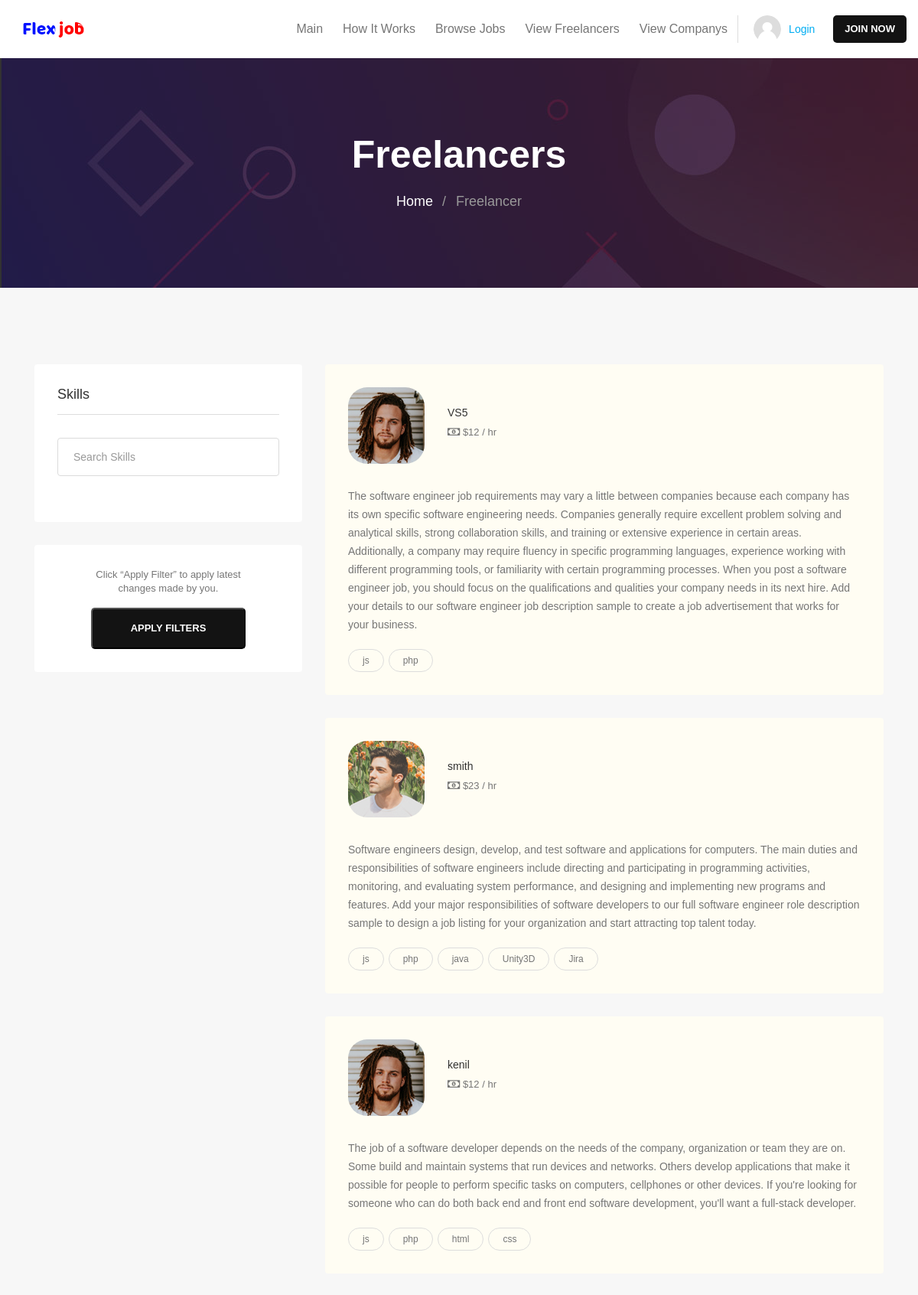
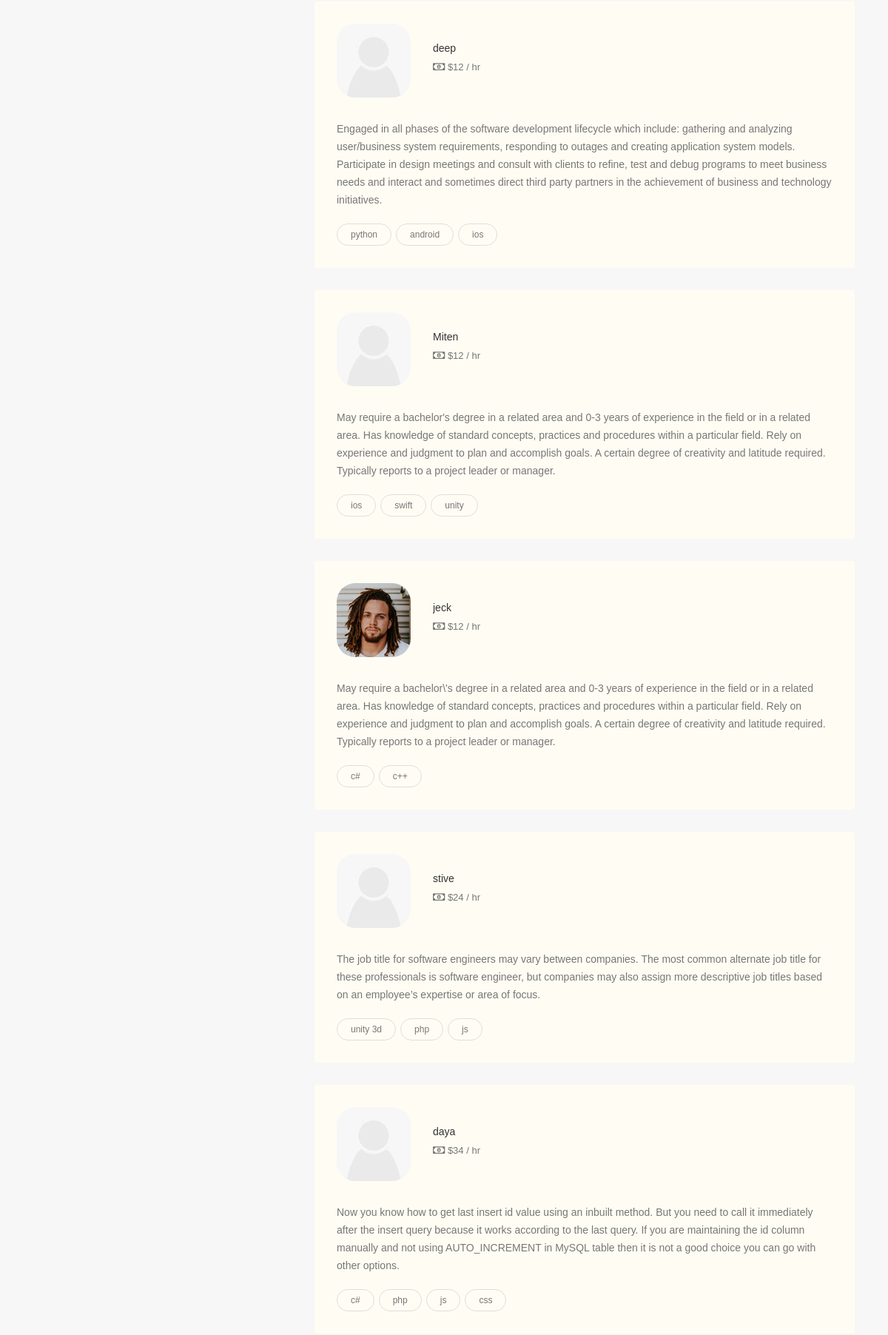
The app's page /userlisting.php (upper part) with its own data (2 pictures, top to bottom).
### tables this page shows
CREATE TABLE `user_tbl` (
  `uid` int(11) NOT NULL,
  `name` varchar(25) NOT NULL,
  `email` varchar(50) NOT NULL,
  `password` varchar(50) NOT NULL,
  `phno` varchar(11) NOT NULL,
  `approve` int(3) DEFAULT 0,
  `skills` varchar(255) DEFAULT NULL,
  `price` int(25) NOT NULL,
  `img` varchar(120) DEFAULT NULL,
  `gender` varchar(8) DEFAULT 'male',
  `description` longtext DEFAULT NULL
);

### selectdata.php (called while the page is built, shortened)
<?php
    function userlist()
    {
            $que="SELECT * FROM `user_tbl`";
            $conn = sets();
            $result = mysqli_query($conn,$que);
            return $result;
    }
?>

### userlisting.php (the view, shortened to what this page needs)
<!doctype html>
	<html class="no-js" lang="">
<head>
	<link rel="stylesheet" href="css/bootstrap.min.css">
	<link rel="stylesheet" href="css/normalize.css">
	<link rel="stylesheet" href="css/scrollbar.css">
	<link rel="stylesheet" href="css/dashboard.css">
	<link rel="stylesheet" href="css/fontawesome/fontawesome-all.css">
	<link rel="stylesheet" href="css/font-awesome.min.css">
	<link rel="stylesheet" href="css/owl.carousel.min.css">
	<link rel="stylesheet" href="css/jquery-ui.css">
	<link rel="stylesheet" href="css/linearicons.css">
	<link rel="stylesheet" href="css/tipso.css">
	<link rel="stylesheet" href="css/chosen.css">
	<link rel="stylesheet" href="css/prettyPhoto.css">
	<link rel="stylesheet" href="css/main.css">
	<link rel="stylesheet" href="css/color.css">
	<link rel="stylesheet" href="css/transitions.css">
	<link rel="stylesheet" href="css/responsive.css">
	<?php require_once('header.php');
	include('selectdata.php');
		$row=userlist();
	?>
</head>
<body class="wt-login">
	<div id="wt-wrapper" class="wt-wrapper wt-haslayout">
		<div class="wt-contentwrapper">
			<div class="wt-haslayout wt-innerbannerholder">
				<div class="container">
					<div class="row justify-content-md-center">
						<div class="col-xs-12 col-sm-12 col-md-8 push-md-2 col-lg-6 push-lg-3">
							<div class="wt-innerbannercontent">
							<div class="wt-title"><h2>Freelancers</h2></div>
							<ol class="wt-breadcrumb">
								<li><a href="index.php">Home</a></li>
								<li class="wt-active">Freelancer</li>
							</ol>
							</div>
						</div>
					</div>
				</div>
			</div>
			<main id="wt-main" class="wt-main wt-haslayout wt-innerbgcolor">
				<div class="wt-main-section wt-haslayout">
					<div class="wt-haslayout">
						<div class="container">
							<div class="row">
								<div id="wt-twocolumns" class="wt-twocolumns wt-haslayout">
									<div class="col-xs-12 col-sm-12 col-md-5 col-lg-5 col-xl-4 float-left">
										<aside id="wt-sidebar" class="wt-sidebar wt-usersidebar">
											<div class="wt-widget wt-effectiveholder">
												<div class="wt-widgettitle">
													<h2>Skills</h2>
												</div>
												<div class="wt-widgetcontent">
													<form action="userlisting.php" class="wt-formtheme wt-formsearch" name="usearch" id="usearch">
														<fieldset>
															<div class="form-group">
																<input type="text" name="searchskills" id="searchskills" class="form-control" placeholder="Search Skills">
															</div>
														</fieldset>
												</div>
											</div>
											<div class="wt-widget wt-applyfilters-holder">
												<div class="wt-widgetcontent">
													<div class="wt-applyfilters">
														<span>Click “Apply Filter” to apply latest<br> changes made by you.</span>
														<input type="submit" id="search" name="search"class="wt-btn" value="Apply Filters">
													</div>
												</div>
											</div>
										</aside>
									</div>
									<div class="col-xs-12 col-sm-12 col-md-7 col-lg-7 col-xl-8 float-left">
										<div class="wt-userlistingholder wt-userlisting wt-haslayout">
										<?php while($result=$row->fetch_assoc()):?>
											<div class="wt-userlistinghold wt-featured">
											<figure class="wt-userlistingimg">
													<img src="<?php if($result["img"]==NULL){echo "images/upload/default.jpg";}else{echo "images/upload/".$result["img"];}?>"
													alt="image description" style="width:155px; height: 100px; border-radius:25%;">
												</figure>
												<div class="wt-userlistingcontent">
													<div class="wt-contenthead">
														<div class="wt-title">
															<a href="usersingle.php?uid=<?php echo $result["uid"];?>">
															<?php echo $result["name"];?></a>
														</div>
														<ul class="wt-userlisting-breadcrumb">
															<li><span><i class="far fa-money-bill-alt"></i> <?php echo "$".$result["price"];?> / hr</span></li>
														</ul>
													</div>
												</div>
												<div class="wt-description">
													<p><?php echo $result["description"];?></p>
												</div>
												<div class="wt-tag wt-widgettag">
												<?php  $skills = explode(',',$result["skills"]);
													while(list($s,$val)=each($skills)):?>
															<a><?php echo $val?></a>
													<?php endwhile;?>
												</div>
											</div>
											<?php endwhile;?>
										</div>
									</div>
								</div>
							</div>
						</div>
					</div>
				</div>
			</main>
		</div>
	</div>
</body>
</html>

### css/dashboard.css (style rules this page uses)
body { background:#f2f3fa; }
.wt-main { padding: 20px 40px 20px 310px; }
.wt-wrapper:before { display: none; }
.wt-wrapper { overflow: hidden; }
.wt-innerbgcolor { background: #f2f3fa; }
.wt-usersidebar { margin: 0; float: left; width: 100%; border-radius: 0; }

### css/color.css (style rules this page uses)
a, p a, p a:hover, a:hover, a:focus, a:active, .wt-navigation > ul > li:hover > a, .wt-navigation > ul > li.current-menu-item > a, .wt-navarticletab li:hover a, .wt-navarticletab li a.active, .wt-categoriescontent li a:hover, .wt-joinsteps li.wt-active a, .wt-effectivecontent li:hover a, .wt-articlesingle-content .wt-description .wt-blockquotevone q, .wt-filtertag li:hover a, .wt-userlisting-breadcrumb li .wt-clicksave, .wt-clicksave, .wt-qrcodefeat h3 span, .wt-comfollowers ul li:hover a span, .wt-postarticlemeta .wt-following span, .tg-qrcodefeat h3 span { color: #131313; }
.wt-btn:hover, .wt-dropdowarrow, .navbar-toggle, .wt-btn, .wt-navigationarea .wt-navigation > ul > li > a:after, .wt-searchbtn, .wt-sectiontitle:after, .wt-navarticletab li a:after, .wt-pagination ul li a:hover, .wt-pagination ul li.wt-active a, .wt-widgettag a:hover, .wt-articlesingle-content .wt-description blockquote span i, .wt-searchgbtn, .wt-filtertagclear a, .ui-slider-horizontal .ui-slider-range, .wt-btnsearch, .wt-newnoti a em, .wt-notificationicon > a:after, .wt-rightarea .wt-nav .navbar-toggler, .wt-usersidebaricon span, .wt-usersidebaricon span i, .wt-filtertag .wt-filtertagclear a, .loader:before, .wt-offersmessages .wt-ad:after, .wt-btnsendmsg, .wt-tabstitle li a:before, .wt-tabscontenttitle:before, .wt-tablecategories thead tr th:first-child:before, .wt-tablecategories tbody tr td:first-child:before, .wt-slidernav .wt-prev:hover, .wt-slidernav .wt-next:hover { background:#131313; }

### css/transitions.css (style rules this page uses)
*:after, *:before, p a, a, .wt-socialicons li a, .wt-roundicontext, .wt-roundicontext .wt-usericonholder, .sub-menu, .mega-menu, .wt-article, .wt-article figure img, .wt-speakerimg img, .wt-categoryslidercontent, .wt-filtertag li a i, .wt-userlistinghold, .wt-companysdetails, .wt-companysdetails .wt-companysimg img, .wt-comfollowers ul li, .wt-comfollowers ul li a span, .wt-comfollowers ul li a span img, .wt-articlesuser .wt-particlehold figure img, .wt-project figure img, .wt-usernav, .wt-btn, .wt-particlehold figure img, .wt-main, .wt-offersmessages .wt-ad, .wt-openmenu .wt-usersidebar .wt-companysinfo .wt-title, .wt-openmenu .wt-usersidebar .wt-companysinfo .wt-btnarea, .wt-iconbox i, .wt-tabstitle li, .wt-tablecategories tr, .wt-designimg input[type=radio]+ label img, .wt-designimg input[type=radio]+ label i, .wt-navigation > ul > li > .sub-menu > li.menu-item-has-children .sub-menu li, .wt-navigation > ul > li > .sub-menu > li, .chosen-container-multi .chosen-choices li.search-choice, .wt-dateandmsg span:nth-child(2), .wt-posteditem, .wt-slidernav .wt-prev, .wt-slidernav .wt-next, .wt-btnmenutoggle { -webkit-transition: all 300ms ease-in-out; -moz-transition: all 300ms ease-in-out; -ms-transition: all 300ms ease-in-out; -o-transition: all 300ms ease-in-out; transition: all 300ms ease-in-out; }

### records on screen
user_tbl: img (picture), name "VS5", price "12", description "The software engineer job requirements may vary a little between companies because each company has its own specific software engineering needs. Companies generally require excellent problem solving and analytical skills, strong collaboration skills, and training or extensive experience in certain areas. Additionally, a company may require fluency in specific programming languages, experience working with different programming tools, or familiarity with certain programming processes. When you post a software engineer job, you should focus on the qualifications and qualities your company needs in its next hire. Add your details to our software engineer job description sample to create a job…", val "js", val "php"
user_tbl: img (picture), name "smith", price "23", description "Software engineers design, develop, and test software and applications for computers. The main duties and responsibilities of software engineers include directing and participating in programming activities, monitoring, and evaluating system performance, and designing and implementing new programs and features. Add your major responsibilities of software developers to our full software engineer role description sample to design a job listing for your organization and start attracting top talent today.", val "js", val "php", val "java", val "Unity3D", val "Jira"
user_tbl: img (picture), name "kenil", price "12", description "The job of a software developer depends on the needs of the company, organization or team they are on. Some build and maintain systems that run devices and networks. Others develop applications that make it possible for people to perform specific tasks on computers, cellphones or other devices. If you're looking for someone who can do both back end and front end software development, you'll want a full-stack developer.", val "js", val "php", val "html", val "css"
user_tbl: name "deep", price "12", description "Engaged in all phases of the software development lifecycle which include: gathering and analyzing user/business system requirements, responding to outages and creating application system models. Participate in design meetings and consult with clients to refine, test and debug programs to meet business needs and interact and sometimes direct third party partners in the achievement of business and technology initiatives.", val "python", val "android", val "ios"
user_tbl: name "Miten", price "12", description "May require a bachelor's degree in a related area and 0-3 years of experience in the field or in a related area. Has knowledge of standard concepts, practices and procedures within a particular field. Rely on experience and judgment to plan and accomplish goals. A certain degree of creativity and latitude required. Typically reports to a project leader or manager.", val "ios", val "swift", val "unity"
user_tbl: img (picture), name "jeck", price "12", description "May require a bachelor\\'s degree in a related area and 0-3 years of experience in the field or in a related area. Has knowledge of standard concepts, practices and procedures within a particular field. Rely on experience and judgment to plan and accomplish goals. A certain degree of creativity and latitude required. Typically reports to a project leader or manager.", val "c#", val "c++"
user_tbl: name "stive", price "24", description "The job title for software engineers may vary between companies. The most common alternate job title for these professionals is software engineer, but companies may also assign more descriptive job titles based on an employee’s expertise or area of focus.", val "unity 3d", val "php", val "js"
user_tbl: name "daya", price "34", description "Now you know how to get last insert id value using an inbuilt method. But you need to call it immediately after the insert query because it works according to the last query. If you are maintaining the id column manually and not using AUTO_INCREMENT in MySQL table then it is not a good choice you can go with other options.", val "c#", val "php", val "js", val "css"
